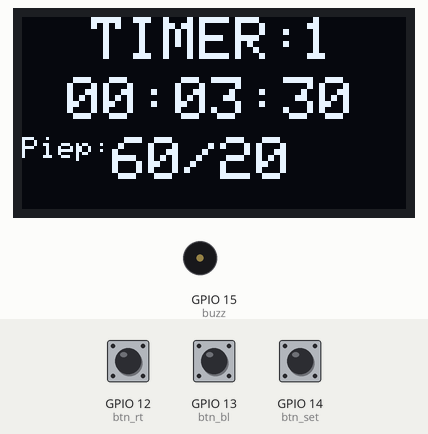
This sketch was run on a simulated ESP32. Parts: 128×64 one-colour display, buzzer (waves = sounding, pin HIGH). The test bench sets the inputs (shaded band); at power-on: GPIO 12 (btn_rt) HIGH, GPIO 14 (btn_set) HIGH, GPIO 13 (btn_bl) HIGH. EEPROM starts erased; what the sketch prints to the serial monitor is not drawn.

Above: at 1.2 s.
1.3 s: GPIO 12 (btn_rt) pulled LOW for 0.15 s
At 3.3 s:
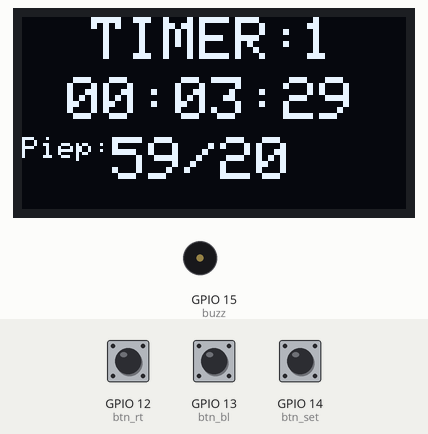
4.4 s: GPIO 12 (btn_rt) pulled LOW for 3.2 s
At 6.4 s:
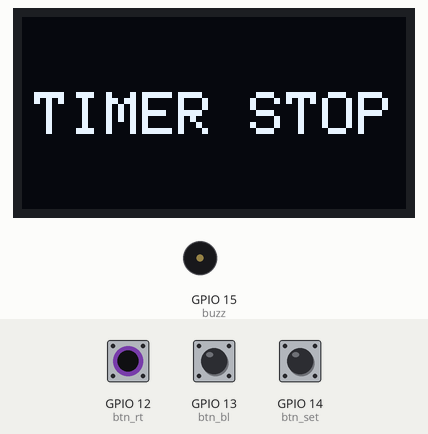
9.1 s: GPIO 14 (btn_set) pulled LOW for 3.2 s
At 13.4 s:
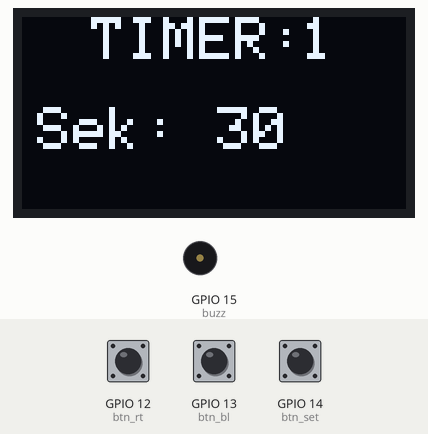
13.8 s: GPIO 13 (btn_bl) pulled LOW for 3.2 s
At 17.3 s:
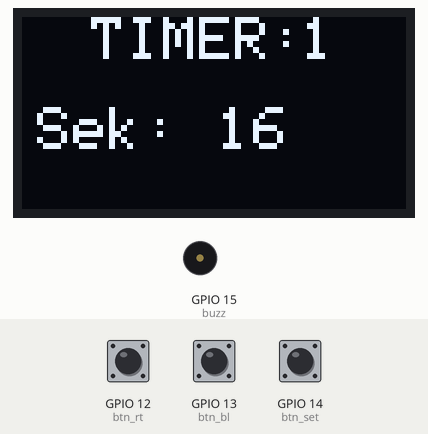
18.5 s: GPIO 13 (btn_bl) pulled LOW for 0.15 s
At 19.9 s:
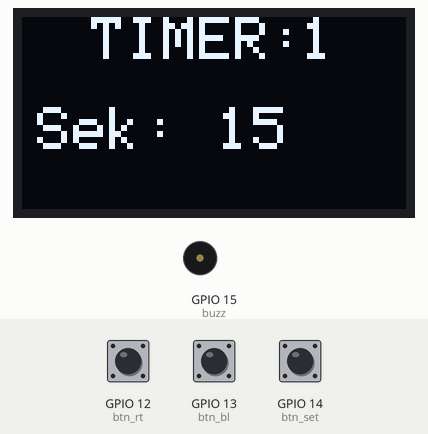
20.2 s: GPIO 14 (btn_set) pulled LOW for 0.15 s
At 21.9 s:
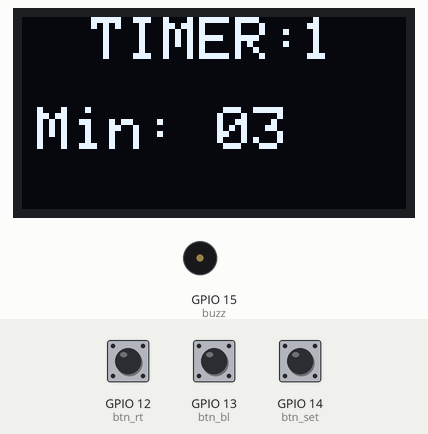
Timing chart, 0 to 23.1 s (numbered marks = the images above; inputs shaded):
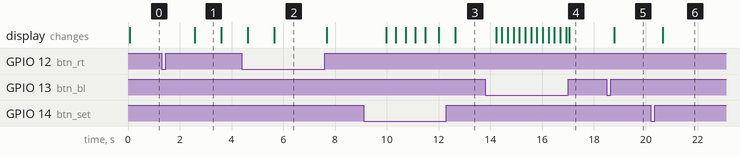

Measured:
- after the input at 1.3 s, the display: changes after 1.3 s (image 1)
- after the input at 4.4 s, the display: first differs from a run without the input after 1.3 s (image 2)
- after the input at 9.1 s, the display: changes after 0.88 s (image 3)
- after the input at 13.8 s, the display: first changes after 0.42 s (image 4 shows a later state)
- after the input at 18.5 s, the display: changes after 0.28 s (image 5)
- after the input at 20.2 s, the display: changes after 0.46 s (image 6)
- what the display in image 1 shows lasts 1.0 s, from 2.6 s to 3.6 s

The sketch:

esp32_intervall_timer_oled_buzzer.ino
```cpp
// *****************************************************************
// Projekt: Intervalltimer für Fitnesstraining
// created 04.11.2023 by micronano (micronano@gmx-topmail.de)
//
// Beschreibung: 3 Timer mit je 2 Intervallen einstellbar
//               Timereinstellungen werden intern gespeichert und
//               gehen somit nicht verloren
// Intervallzeiten bis 245sek getrennt einstellbar
// nach Ablauf von Intervall1 erfolgt 1 Piep, nach Pausezeit 2 Piepse.
// nach Ablauf von Intervall2 erfolgen 2 Piepser.
// Nach Ablauf des Timers erfolgen 5 Piepser.
// Zweck: zB 1min trainieren, 20s Pause, 1min trainieren, 20s Pause ...
//        Pausezeiten reduzieren den Trainigstimer nicht
// Taste rot: Timer start/stop und Werte im Einstellungsmodus erhöhen
// Taste blau: Werte im Einstellungsmodus reduzieren
// Taste grün: Timer wählen / länger gedrückt: Timer einstellen
// Einstellung bleiben nach Stromunterbrechungen erhalten
// Stromverbrauch: ca 30mA
// verwendete Pins beim ESP12-F:
// int btn_rt          = 12;
// int btn_bl          = 13;
// int btn_set         = 14;
// int buzz            = 15;
// https://wokwi.com/projects/380378934614223873
// *******************************************************************

#include <SPI.h>
#include <Wire.h>
#include <Adafruit_GFX.h>
#include <Adafruit_SSD1306.h>
#include<EEPROM.h>

#define SCREEN_WIDTH 128 // OLED display width, in pixels
#define SCREEN_HEIGHT 64 // OLED display height, in pixels

// Declaration for SSD1306 display connected using I2C
#define OLED_RESET     -1 // Reset pin # (or -1 if sharing Arduino reset pin)
#define SCREEN_ADDRESS 0x3C
Adafruit_SSD1306 display(SCREEN_WIDTH, SCREEN_HEIGHT, &Wire, OLED_RESET);

int btn_rt          = 12;
int btn_bl          = 13;
int btn_set         = 14; // btn_set:  --- kurz gedrückt = Einstellungen;  --- länger gedrückt aktiviert den Timer
int buzz            = 15;

int akt_timer       = 0;
int hrs             = 0;
int Min             = 0;
int sek             = 0;
int piep1           = 0;
int piep2           = 0;

int piep1cnt = 0;
int piep2cnt = 0;

unsigned int check_val = 50;

int add_chk         = 0;    // EEPROM Speicherstelle
int add_akt_timer   = 1;
int add_hrs         = 2;
int add_min         = 3;
int add_sek         = 4;
int add_piep1       = 5;
int add_piep2       = 6;

bool RUN              = true;

bool set_timer_flag   = true;
bool timer_flag       = true;
bool sek_flag         = true;
bool min_flag         = true;
bool hrs_flag         = true;
bool piep1_flag       = true;
bool piep2_flag       = true;

int val;
int bnt_set_val = 0;


void INIT()
{
  //Serial.println("INIT()");
  akt_timer = EEPROM.read(add_akt_timer);
  hrs = EEPROM.read(akt_timer * 5);
  Min = EEPROM.read(akt_timer * 5 + 1);
  sek = EEPROM.read(akt_timer * 5 + 2);
  piep1 = EEPROM.read(akt_timer * 5 + 3);
  piep2 = EEPROM.read(akt_timer * 5 + 4);

  display.clearDisplay();
  // Display Text
  display.setTextSize(2);
  display.setTextColor(WHITE);
  display.setCursor(23,0); // x, y
  display.print("TIMER:");
  display.setCursor(93,0);
  display.print(akt_timer);

  display.setTextSize(2);
  display.setCursor(15,20);
  if (hrs <= 9)
  {
    display.print('0');
  }
  display.print(hrs);
  display.print(':');
  if (Min <= 9)
  {
    display.print('0');
  }
  display.print(Min);
  display.print(':');
  if (sek <= 9)
  {
    display.print('0');
  }
  display.print(sek);

  display.setTextSize(1);
  display.setCursor(0,40);
  display.print("Piep:");
  display.setTextSize(2);
  display.print(piep1);
  display.print("/");
  display.print(piep2);

  piep1cnt = 0;
  piep2cnt = 0;

  set_timer_flag = false;
  timer_flag = true;
  sek_flag = true;
  min_flag = true;
  hrs_flag = true;
  piep1_flag = true;
  piep2_flag = true;
  //delay(500);
  display.display();
  //delay(2000);
  display.clearDisplay();
}


void setup() {
  Serial.begin(9600);

  EEPROM.begin(100);       //Initialasing EEPROM
  delay(10);

  display.begin(SSD1306_SWITCHCAPVCC, SCREEN_ADDRESS);

  // // Clear the buffer.
  display.clearDisplay();

  pinMode(btn_rt, INPUT_PULLUP);
  pinMode(btn_bl, INPUT_PULLUP);
  pinMode(btn_set, INPUT_PULLUP);
  pinMode(buzz, OUTPUT);
  digitalWrite(buzz, LOW);

  if (EEPROM.read(add_chk) != check_val)
  {
    EEPROM.write(add_chk, check_val);
    EEPROM.write(add_akt_timer, 1);
    EEPROM.write(5, 0); // hrs
    EEPROM.write(6, 3); // Min
    EEPROM.write(7, 30); // sek
    EEPROM.write(8, 60);// piep1 max bis 254 da Integer
    EEPROM.write(9, 20);// piep2 max bis 254 da Integer

    EEPROM.write(10, 1); // hrs
    EEPROM.write(11, 0); // Min
    EEPROM.write(12, 0); // sek
    EEPROM.write(13, 60);// piep1 max bis 254 da Integer
    EEPROM.write(14, 30);// piep2 max bis 254 da Integer

    EEPROM.write(15, 1); // hrs
    EEPROM.write(16, 0); // Min
    EEPROM.write(17, 0); // sek
    EEPROM.write(18, 60);// piep1 max bis 254 da Integer
    EEPROM.write(19, 0);// piep2 max bis 254 da Integer

    EEPROM.commit();
  }


  else
  {
    akt_timer = EEPROM.read   (add_akt_timer);
    hrs       = EEPROM.read   (add_akt_timer * 5);
    Min       = EEPROM.read   (add_akt_timer * 5 + 1);
    sek       = EEPROM.read   (add_akt_timer * 5 + 2);
    piep1     = EEPROM.read   (add_akt_timer * 5 + 3);
    piep2     = EEPROM.read   (add_akt_timer * 5 + 4);
  }
  //delay(1500);
  INIT();

}


void loop() {
  if ( (digitalRead(btn_rt) == LOW) && (digitalRead(btn_bl) == HIGH) )
  {
    Serial.println("btn_rt = start");
    display.clearDisplay();
    delay(250);
    RUN = true;
    while (RUN)
    {
      if ( (digitalRead(btn_rt) == LOW) && (digitalRead(btn_bl) == HIGH) )
      {
        Serial.println("btn_rt = stopp");
        delay(1000);
        if ( (digitalRead(btn_rt) == LOW) && (digitalRead(btn_bl) == HIGH) )
        {
          Serial.println("btn_rt = stopp");
          display.setTextSize(2);
          display.setTextColor(WHITE);
          display.setCursor(4,25);
          display.print("TIMER STOP");
          display.display();
          display.clearDisplay();
          delay(2000);
          RUN = false;
          INIT();
          break;
        }
      }       // wenn nichts gedrückt dann weiter mit herunterzählen


      // COUNTDOWN ------------------------------
      if (piep2cnt == 0) {
        sek = sek - 1; // es sollen nur die trainierten Sekunden herunterzählen
      }
      delay(1000);  // hier ist die Verzögerung
      if (sek == -1)
      {
        sek = 59;
        Min = Min - 1;
      }
      if (Min == -1)
      {
        Min = 59;
        hrs = hrs - 1;
      }
      if (hrs == -1) hrs = 0;
      // ----------------------------- COUNTDOWN


      if (piep1 > 0 && piep1cnt < piep1)
      {
        piep1cnt++;
        if (piep1 == piep1cnt)
        {
          digitalWrite(buzz, HIGH);
          delay(400);
          digitalWrite(buzz, LOW);
          delay(400);
          Serial.println("PIEP1");
        }
      }

      if (piep2 > 0 && piep1 == piep1cnt)
      {
        piep2cnt++;
        if (piep2 == piep2cnt)
        {
          digitalWrite(buzz, HIGH);
          delay(200);
          digitalWrite(buzz, LOW);
          delay(200);
          Serial.println("PIEP2");
          digitalWrite(buzz, HIGH);
          delay(200);
          digitalWrite(buzz, LOW);
          delay(200);
          Serial.println("PIEP2");
          piep1cnt = 0;
          piep2cnt = 0;
        }
      } else {
        if (piep1 == piep1cnt) piep1cnt = 0;
      }

      // Timer am Display ausgeben -----------------------------
      display.setTextSize(2);
      display.setTextColor(WHITE);
      display.setCursor(23,0); // x, y
      display.print("TIMER:");
      display.setCursor(93,0);
      display.print(akt_timer);

      display.setCursor(15,20);
      if (hrs <= 9)
      {
        display.print('0');
      }
      display.print(hrs);
      //display.setTextSize(2);
      display.print(':');
      //display.setTextSize(3);
      if (Min <= 9)
      {
        display.print('0');
      }
      display.print(Min);
      //display.setTextSize(2);
      display.print(':');
      //display.setTextSize(3);
      if (sek <= 9)
      {
        display.print('0');
      }
      display.print(sek);

      display.setTextSize(1);
      display.setCursor(0,40);
      display.print("Piep:");
      display.setTextSize(2);
      if (piep1-piep1cnt <= 9)
      {
        display.print('0');
      }
      display.print(piep1-piep1cnt);
      display.print("/");
      if (piep2-piep2cnt <= 9)
      {
        display.print('0');
      }
      display.print(piep2-piep2cnt);

      // ----------------------------------Timer am Display ausgeben


      if (hrs == 0 && Min == 0 && sek == 0) // Wenn alles heruntergezählt wurde, dann piepsen
      {
        display.setCursor(20,42);
        RUN = false; // While Schleife beenden

        // piepsen
        for (int i = 0; i < 5; i++)
        {
          digitalWrite(buzz, HIGH);
          delay(250);
          digitalWrite(buzz, LOW);
          delay(250);
        }
        INIT(); // auf Startzustand zurückkehren
        break;
      }
      display.display();
      display.clearDisplay();
    } // ENDE While(RUN)
  } // ENDE if ( (digitalRead(btn_rt) == LOW) && (digitalRead(btn_bl) == HIGH) )

// #################################################################################
// #################################################################################
// #################################################################################


  if  (digitalRead(btn_bl) == LOW ) // blauer Knopf - anderen Timer einstellen
  {
    delay(1000);
     if  (digitalRead(btn_bl) == LOW)
      {
            akt_timer = akt_timer + 1;
            if (akt_timer >=4) akt_timer = 1;
            delay(100);
            EEPROM.write(add_akt_timer, akt_timer);
            EEPROM.commit();
            delay(500);
            INIT();
      }
  }

  if  (digitalRead(btn_set) == LOW) // grünen Knopf gedrückt
  {
      akt_timer = EEPROM.read(add_akt_timer);
      delay(500);

    while (sek_flag)
    {
      // Timer am Display ausgeben -----------------------------
      display.clearDisplay();
      display.setTextSize(2);
      display.setTextColor(WHITE);
      display.setCursor(23,0); // x, y
      display.print("TIMER:");
      display.setCursor(93,0);
      display.print(akt_timer);

      display.setCursor(5,30);
      display.print("Sek: ");
      if (sek <= 9)
      {
        display.print('0');
      }
      display.print(sek);

      delay(100);
      if (digitalRead(btn_rt) == LOW)
      {
        sek = sek + 1;
        if (sek >= 60) sek = 0;
        delay(100);
      }
      if (digitalRead(btn_bl) == LOW)
      {
        sek = sek - 1;
        if (sek <= -1) sek = 0;
        delay(100);
      }
      if  (digitalRead(btn_set) == LOW)
      {
        sek_flag = false;
        delay(250);
      }
      display.display();
      display.clearDisplay();
    }
    while (min_flag)
    {
      // Timer am Display ausgeben -----------------------------
      display.clearDisplay();
      display.setTextSize(2);
      display.setTextColor(WHITE);
      display.setCursor(23,0); // x, y
      display.print("TIMER:");
      display.setCursor(93,0);
      display.print(akt_timer);

      display.setCursor(5,30);
      display.print("Min: ");
      if (Min <= 9)
      {
        display.print('0');
      }
      display.print(Min);

      delay(100);
      if (digitalRead(btn_rt) == LOW)
      {
        Min = Min + 1;
        if (Min >= 60) Min = 0;
        delay(100);
      }
      if (digitalRead(btn_bl) == LOW)
      {
        Min = Min - 1;
        if (Min <= -1) Min = 0;
        delay(100);
      }
      if  (digitalRead(btn_set) == LOW)
      {
        min_flag = false;
        delay(250);
      }
      display.display();
      display.clearDisplay();
    }
    while (hrs_flag)
    {
      // Timer am Display ausgeben -----------------------------
      display.clearDisplay();
      display.setTextSize(2);
      display.setTextColor(WHITE);
      display.setCursor(23,0); // x, y
      display.print("TIMER:");
      display.setCursor(93,0);
      display.print(akt_timer);

      display.setCursor(5,30);
      display.print("Std: ");
      if (hrs <= 9)
      {
        display.print('0');
      }
      display.print(hrs);

      delay(100);
      if (digitalRead(btn_rt) == LOW)
      {
        hrs = hrs + 1;
        if (hrs > 1000) hrs = 0;//edit max jam
        delay(100);
      }
      if (digitalRead(btn_bl) == LOW)
      {
        hrs = hrs - 1;
        if (hrs <= -1) hrs = 0;
        delay(100);
      }
      if  (digitalRead(btn_set) == LOW)
      {
        hrs_flag = false;
        delay(250);
      }
      display.display();
      display.clearDisplay();
    }
    while (piep1_flag)
    {
      // Timer am Display ausgeben -----------------------------
      display.clearDisplay();
      display.setTextSize(2);
      display.setTextColor(WHITE);
      display.setCursor(23,0); // x, y
      display.print("TIMER:");
      display.setCursor(93,0);
      display.print(akt_timer);

      display.setCursor(5,30);
      display.print("Piep1: ");
      display.print(piep1);

      delay(100);
      if (digitalRead(btn_rt) == LOW)
      {
        piep1 = piep1 + 1;
        if (piep1 >= 255) piep1 = 0;
        delay(100);
      }
      if (digitalRead(btn_bl) == LOW)
      {
        piep1 = piep1 - 1;
        if (piep1 <= -1) piep1 = 254;
        delay(100);
      }
      if  (digitalRead(btn_set) == LOW)
      {
        piep1_flag = false;
        delay(250);
      }
      display.display();
      display.clearDisplay();
    }
    while (piep2_flag)
    {
      // Timer am Display ausgeben -----------------------------
      display.clearDisplay();
      display.setTextSize(2);
      display.setTextColor(WHITE);
      display.setCursor(23,0); // x, y
      display.print("TIMER:");
      display.setCursor(93,0);
      display.print(akt_timer);

      display.setCursor(5,30);
      display.print("Piep2: ");
      display.print(piep2);

      delay(100);
      if (digitalRead(btn_rt) == LOW)
      {
        piep2 = piep2 + 1;
        if (piep2 >= 255) piep2 = 0;
        delay(100);
      }
      if (digitalRead(btn_bl) == LOW)
      {
        piep2 = piep2 - 1;
        if (piep2 <= -1) piep2 = 254;
        delay(100);
      }
      if  (digitalRead(btn_set) == LOW)
      {
        piep2_flag = false;
        delay(250);
      }
      display.display();
      display.clearDisplay();
    }

    if (hrs == 0 && Min == 0 && sek == 0)
    {
      // Timer am Display ausgeben -----------------------------
      display.clearDisplay();
      display.setTextSize(2);
      display.setTextColor(WHITE);
      display.setCursor(23,0); // x, y
      display.print("TIMER:");
      display.setCursor(93,0);
      display.print(akt_timer);

      display.setCursor(15,25);
      display.print("falsche");
      display.setCursor(15,45);
      display.print("Eingabe");
      display.display();
      display.clearDisplay();
      delay(2000);
    }
    else
    {
      //EEPROM.write(add_akt_timer, akt_timer);
      EEPROM.write(akt_timer * 5, hrs); // hrs
      EEPROM.write(akt_timer * 5 + 1, Min); // Min
      EEPROM.write(akt_timer * 5 + 2, sek); // sek
      EEPROM.write(akt_timer * 5 + 3, piep1);// piep1 max bis 254 da Integer
      EEPROM.write(akt_timer * 5 + 4, piep2);// piep2 max bis 254 da Integer
      EEPROM.commit();
      delay(500);
    }
    INIT();
  }


}
```
